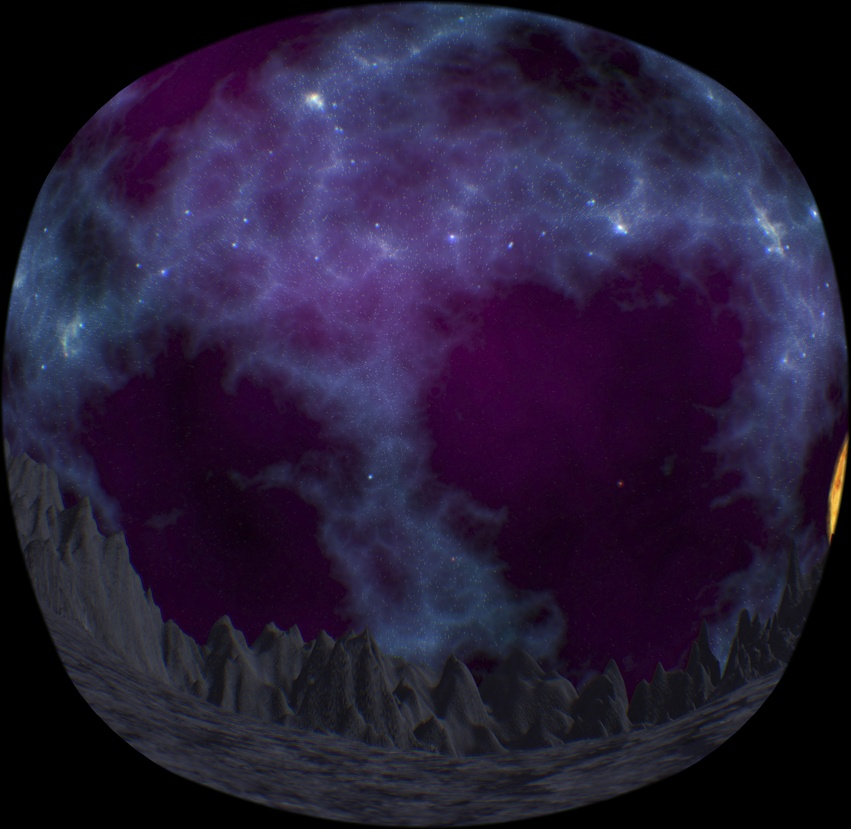
#> input picture all_image/img_v3_02l0_406db17c-4864-4998-8f4f-75e39872167g-right.jpg, 851 x 829 px, shrunk from 3840 x 3744 before the run, found by its file name
$ python cut_double_render.py
#> lines starting #> are read from the running program, lines starting #| are printed output that depends on the picture
from PIL import Image
import os
from typing import Tuple, Optional


def cut_double_render(image_path: str, output_folder: str) -> Tuple[bool, str, str]:
    # 保持原样，方法名与文件名完全一致
    try:
        # 打开并旋转图片
        img = Image.open(image_path)
#> img is the input picture: PIL image 851x829 RGB; mean R, G, B 38.6, 28.6, 55
        rotated_img = img.rotate(180)
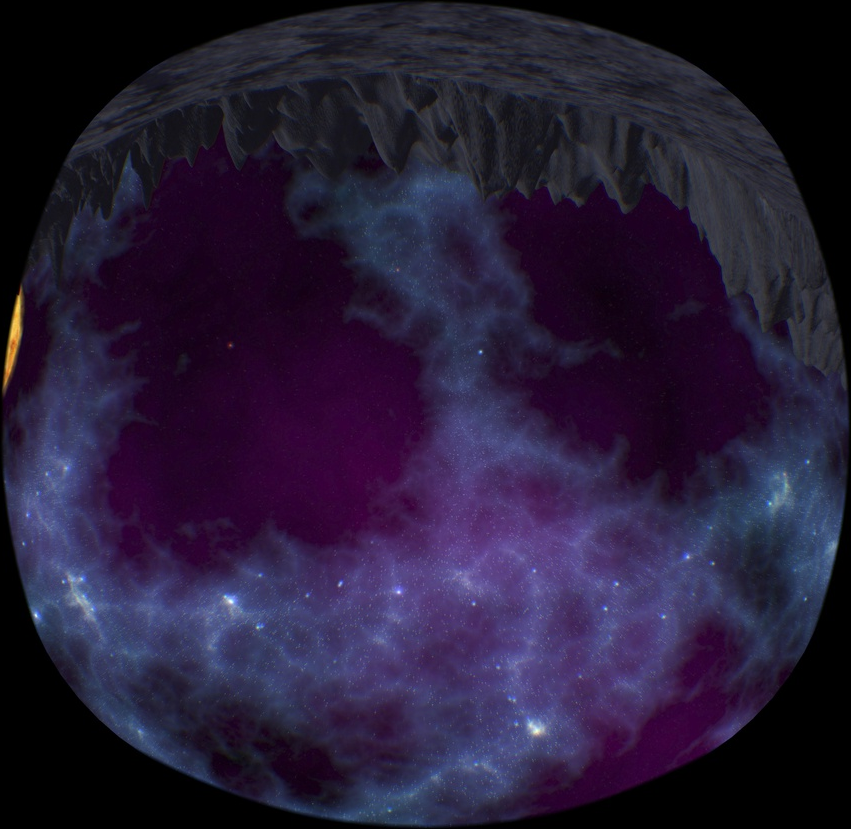
#> rotated_img: PIL image 851x829 RGB; mean R, G, B 38.6, 28.6, 55
        width, height = rotated_img.size
#> width = 851; height = 829

        # 分割图片
        left_half = rotated_img.crop((0, 0, width // 2, height))
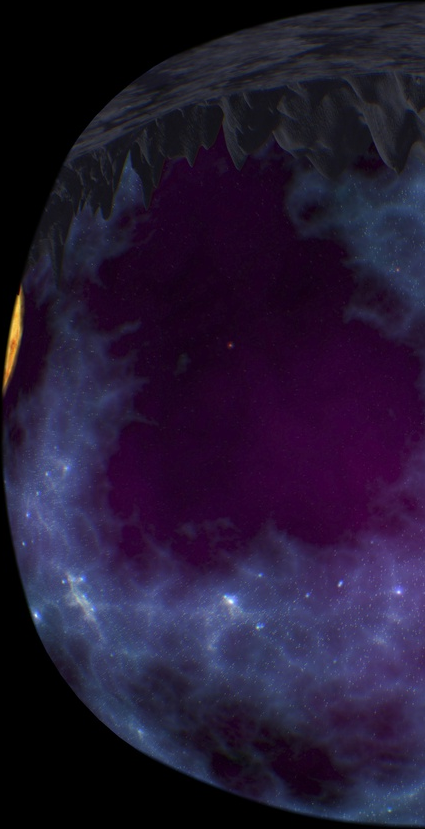
#> left_half: PIL image 425x829 RGB; mean R, G, B 36.3, 25.1, 51.2
        right_half = rotated_img.crop((width // 2, 0, width, height))
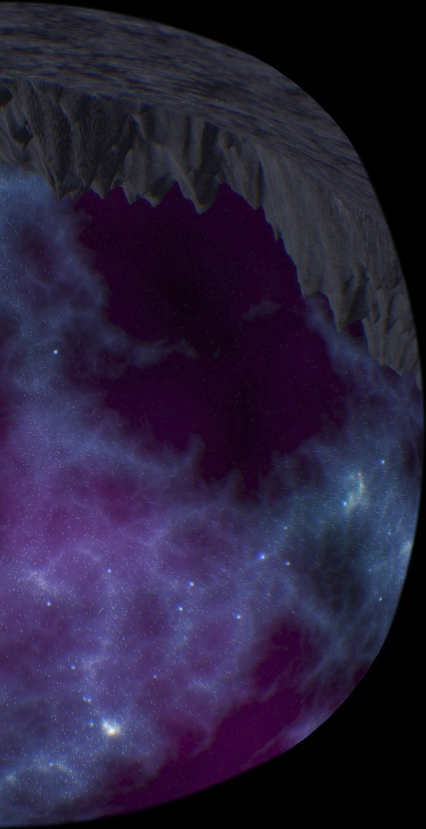
#> right_half: PIL image 426x829 RGB; mean R, G, B 40.9, 32, 58.8

        # 确保输出文件夹存在
        if not os.path.exists(output_folder):
            os.makedirs(output_folder)

        # 获取原文件名
        base_name = os.path.basename(image_path)

        # 生成保存路径(添加render_left和render_right前缀)
        left_path = os.path.join(output_folder, f"render_left_{base_name}")
        right_path = os.path.join(output_folder, f"render_right_{base_name}")

        # 保存分割后的图片
        left_half.save(left_path)
        right_half.save(right_path)

        return True, left_path, right_path

    except Exception as e:
        print(f"处理失败: {str(e)}")
        return False, None, None


if __name__ == "__main__":
    input_path = r"E:\ATRI(1)\picture_compare\all_image\img_v3_02l0_406db17c-4864-4998-8f4f-75e39872167g-right.jpg"
    output_folder = r"E:\ATRI(1)\picture_compare\all_image\binoculus"
    success, left_path, right_path = cut_double_render(input_path, output_folder)
    if success:
        print(f"处理成功，生成文件:\n左眼: {left_path}\n右眼: {right_path}")
    else:
        print("处理失败")
